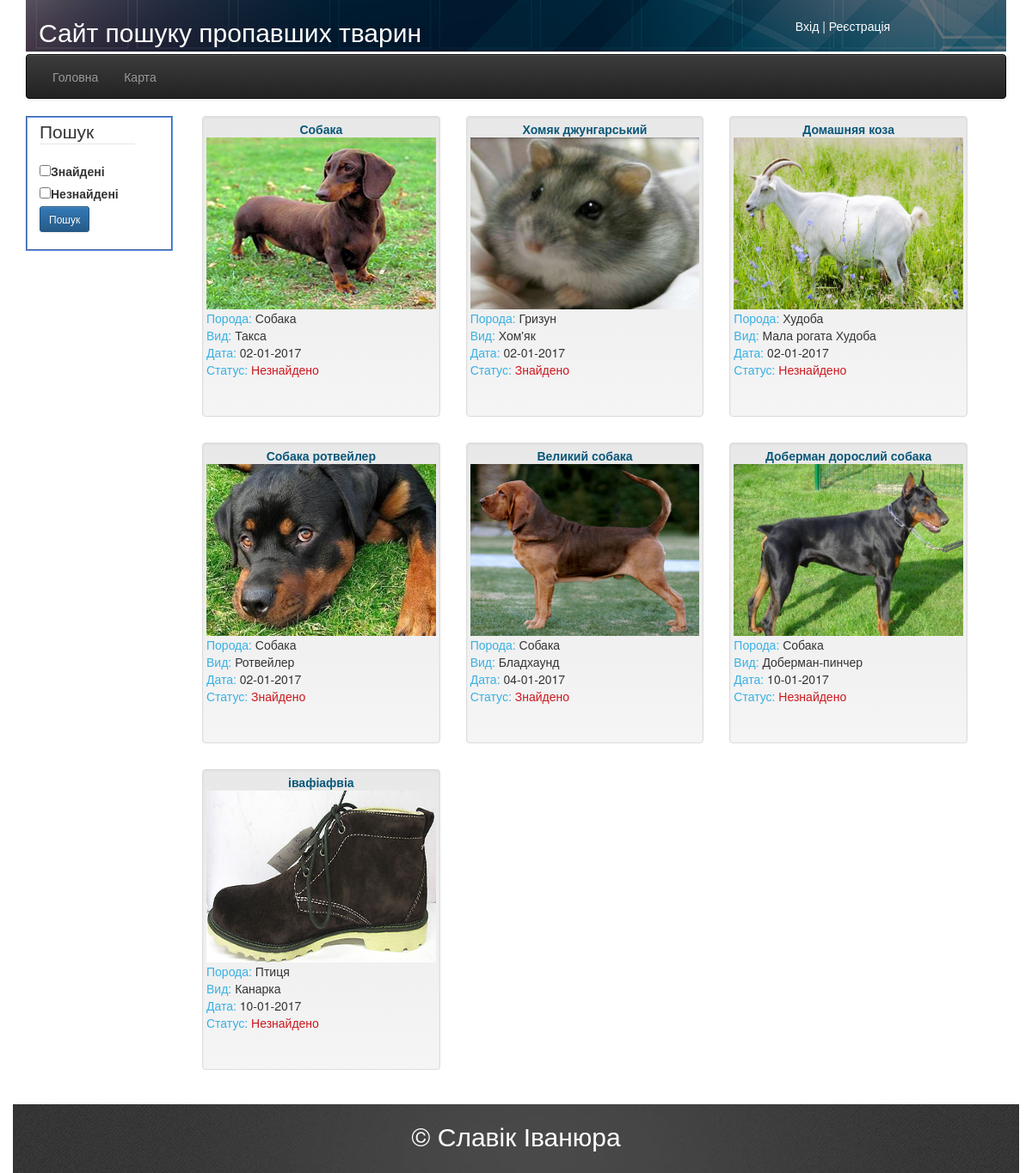
The page / on the database its author committed.
### tables this page shows
CREATE TABLE IF NOT EXISTS `poster` (
  `id` int(255) NOT NULL AUTO_INCREMENT,
  `title` varchar(255) NOT NULL,
  `name` varchar(255) NOT NULL,
  `animal_id` int(10) NOT NULL,
  `breed_id` int(10) NOT NULL,
  `description` varchar(400) NOT NULL,
  `address` varchar(255) NOT NULL,
  `date` int(11) NOT NULL,
  `user_id` int(10) NOT NULL,
  `is_active` tinyint(1) NOT NULL,
  `coordinates_id` int(11) NOT NULL,
  PRIMARY KEY (`id`),
  KEY `id_user` (`user_id`),
  KEY `kind_of_animal_id` (`animal_id`),
  KEY `kind_of_animal_id_2` (`animal_id`),
  KEY `kind_of_animal_id_3` (`animal_id`),
  KEY `kind_of_animal_id_4` (`animal_id`),
  KEY `kind_of_animal_id_5` (`animal_id`),
  KEY `breed_id` (`breed_id`),
  KEY `coordinates` (`coordinates_id`)
);

CREATE TABLE IF NOT EXISTS `animal` (
  `id` int(10) NOT NULL AUTO_INCREMENT,
  `title` varchar(255) NOT NULL,
  PRIMARY KEY (`id`)
);

CREATE TABLE IF NOT EXISTS `animal_breed` (
  `id` int(10) NOT NULL AUTO_INCREMENT,
  `title` varchar(255) NOT NULL,
  `animal_id` int(10) NOT NULL,
  PRIMARY KEY (`id`),
  KEY `id` (`id`),
  KEY `kind_of_animal_id` (`animal_id`),
  KEY `kind_of_animal_id_2` (`animal_id`)
);

### func.php (called while the page is built, shortened)
<?php
function is_login() {
	if (isset($_SESSION['uid'])) {
		return true;
	} else {
		return  false;
	}
}

### class/Db.php (called while the page is built, shortened)
<?php
class Db{
	public static function findOne($tableName, $attributes = []){
		$pattern = 'SELECT * FROM %s %s LIMIT 1';
		$lines = [];
		foreach ($attributes as $k=>$v) {
			$lines[] = sprintf('%s = "%s"', $k, $v);
		}
		$where 	= implode(' AND ', $lines);
		if (!empty($where)) {
			$where = 'WHERE ' . $where;
		}
		$sql 	= sprintf($pattern, $tableName, $where);
		$result = mysql_query($sql) or die("Query: <b>$sql</b> is failed!!!");
		$row 	=  mysql_fetch_assoc($result);
		return $row;
	}
	public static function findAll($tableName, $attributes = []){
		$pattern = 'SELECT * FROM %s %s';
		$lines = [];
		foreach ($attributes as $k=>$v) {
			$lines[] = sprintf('%s = "%s"', $k, $v);
		}
		$where 	= implode(' AND ', $lines);
		if (!empty($where)) {
			$where = 'WHERE ' . $where;
		}
		$sql 	= sprintf($pattern, $tableName, $where);
		$data = [];
        $result = mysql_query($sql);
		$row = mysql_fetch_assoc($result);
		do{
			$data[] = $row;
		} while($row = mysql_fetch_assoc($result));
		return $data;
	}
}

### class/Posters.php (called while the page is built, shortened)
<?
class Posters{
	public static function getList($is_active){
		if(!isset($is_active)){
			$list  = Db::findAll('poster');
		}else if (isset($is_active) && !isset($is_active[1])){
			$list  = Db::findAll('poster', ['is_active'=>$is_active[0]]);
		}else {
			$list  = Db::findAll('poster');
		}
		return $list;
	}
	public static function getDataPosters($val){
		$data = [];
		$data['poster']['id'] 			= $val['id'];
		$data['poster']['user_id'] 		= $val['user_id'];
		$data['poster']['title']		= $val['title'];
		$data['poster']['date'] 		= $val['date'];
		$data['poster']['is_active'] 	= $val['is_active'];
		$image = Db::findAll('poster_foto', ['animal_id'=>$val['id']]);
		$i = 0;
		foreach($image as $v){
			$data['image'][$i] = $v['url'];
			$i++;
		}
		$data['animal'] = Db::findOne('animal', ['id'=>$val['animal_id']]);
		$data['animal_breed'] = Db::findOne('animal_breed', ['id'=>$val['breed_id']]);
		return $data;
	}
}
?>

### templates/posters.php (the view, shortened to what this page needs)
<div id="wrapper" class="container">
	<div id="category" class="row">
		<div id="featured" class="col-md-12">
			<div class="col-md-2"  >
				<form id="filtr" method="POST">
					<legend>Пошук</legend>
					<label><input type="checkbox" name="status[]" value=1>Знайдені</label></br>
					<label><input type="checkbox" name="status[]" value=0>Незнайдені</label></br>
					<input type="submit" id="search" value="Пошук" class="btn btn-primary btn-sm"></br>
				</form>
			</div>
			<div class="row col-md-10" >
				<?php
					$list  = Posters::getList($_POST['status']);
					if(!empty($list[0])){
						foreach($list as $v){
							$data = Posters::getDataPosters($v);
				?>
				<form  >
					<div class="product col-sm-6 col-md-4 col-lg-4">
						<div class="well">
							<a href="/posterView?id=<?echo $data['poster']['id'];?>&user_id=<?echo $data['poster']['user_id'];?>"><strong><center><?echo $data['poster']['title'];?></center></strong></a>
							<a href="/posterView?id=<?echo $data['poster']['id']?>&user_id=<?echo $data['poster']['user_id'];?>"><img src="../image/Data/upload/<?echo $data['image'][0];?>"></a>
							<span style="color:#38b0e3">Порода: </span><?echo $data['animal']['title'];?><br/>
							<span style="color:#38b0e3">Вид: </span><?echo $data['animal_breed']['title'];?><br/>
							<span style="color:#38b0e3">Дата: </span><?echo date("d-m-Y",$data['poster']['date']);?><br/>
							<span style="color:#38b0e3">Статус: </span><span style="color:#cc181e"><?if($data['poster']['is_active']) echo "Знайдено";else echo "Незнайдено";?></span><br/>
						</div>
					</div>
				</form>
				<?php }}?>
			</div>
		</div>
	</div>
</div>

### index.php (shortened to what this page needs)
<?php
	include ('/func.php');
	include('/class/Db.php');
	include('/class/Posters.php');
	$url = $_SERVER['REQUEST_URI'];
	$template = '';
	switch ($url) {
			case '/':
				$template = 'posters';
				break;
			}
?>
<!DOCTYPE html>
<html >
	<head>
		<link rel="stylesheet" href="styles/style.css">
		<link rel="stylesheet" href="styles/bootstrap.min.css">
		<link rel="stylesheet" href="styles/bootstrap-theme.min.css">
	</head>
	<body>
		<div class="container">
			<div class="row" id="header">
				<div class="col-md-8" id="header-text">
					<h2>Сайт пошуку пропавших тварин</h2>
				</div>
					<?php  if(is_login()):?>
				<div class="col-md-4" id="registration">
					<div class="btn-group" id="output">
						<a class="dropdown-toggle" data-toggle="dropdown" href="#">
							<span class="glyphicon glyphicon-user"><span class="caret"></span>
						</a>
						<ul class="dropdown-menu" role="menu">
							<li><a href="/postersUser">Мої оголошення</a></li>
							<li><a href="/animalsAdd">Добавити оголошення</a></li>
						</ul>
					</div>
						|
						<a href="/logout" id="output"> Вихід </a>
				</div>
					<?php else:?>
				<div class="col-md-4" id="registration">
					<a href="/login" id="input" >Вхід</a>
					|
					<a href="/registration" id="input" 	>Реєстрація</a>
				</div>
					<?php endif;?>
			</div>
			<div class="row" >
				<div class="col-md-12" id="menu">
					<nav role="navigation" class="navbar navbar-default navbar-inverse">
						<div id="navbarCollapse" class="collapse navbar-collapse">
							<ul class="nav navbar-nav">
								<li><a href="/posters">Головна</a></li>
								<li><a href="/maps">Карта</a></li>
							</ul>
						</div>
					</nav>
				</div>
			</div>
			<div class="row" >
				<?php include ('/templates/' . $template . '.php');?>
			</div>
			<div class="row" >
				<div class="col-md-12" id = "footer">
					<center><h2>&copy; Славік Іванюра</h2></center>
				</div>
			</div>
		</div>
	</body>
</html>

### styles/style.css (style rules this page uses)
BODY a { color: #FFFFFF; }
#header-text { color: #fff; }
#header { background: url(../image/fon.jpg); height: 60px; margin:0; position: relative; }
#registration { top: 20px; text-align:center; height: 100%; color: #FFFFFF; }
#footer { background: url(../image/footer-fon.jpg); position: relative; margin-top: 10px; width: 100%; height: 80px; color: #FFFFFF; }
#menu { line-height: 60%; float : left; }
.well { background: #EEE; height: 350px; padding:2px; }
.well a { color:#095779; }
.product img { height: 200px; width: 100%; }
.product { margin-bottom: 10px; height: 100%; width:100%; }
#filtr { display: block; -webkit-margin-start: -15px; -webkit-margin-end: 4px; -webkit-padding-start: 1em; -webkit-padding-end: 3em; min-width: -webkit-min-content; border-width: 2px; border-style: groove; border-color: cornflowerblue; border-image: initial; }

### rows shown on the page
poster: title "Собака", shows a picture, animal.title "Собака", breed.title "Такса", date "02-01-2017", is_active "Незнайдено"
poster: title "Хомяк джунгарський", shows a picture, animal.title "Гризун", breed.title "Хом'як", date "02-01-2017", is_active "Знайдено"
poster: title "Домашняя коза", shows a picture, animal.title "Худоба", breed.title "Мала рогата Худоба", date "02-01-2017", is_active "Незнайдено"
poster: title "Собака ротвейлер", shows a picture, animal.title "Собака", breed.title "Ротвейлер", date "02-01-2017", is_active "Знайдено"
poster: title "Великий собака", shows a picture, animal.title "Собака", breed.title "Бладхаунд", date "04-01-2017", is_active "Знайдено"
poster: title "Доберман дорослий собака", shows a picture, animal.title "Собака", breed.title "Доберман-пинчер", date "10-01-2017", is_active "Незнайдено"
poster: title "івафіафвіа", shows a picture, animal.title "Птиця", breed.title "Канарка", date "10-01-2017", is_active "Незнайдено"
